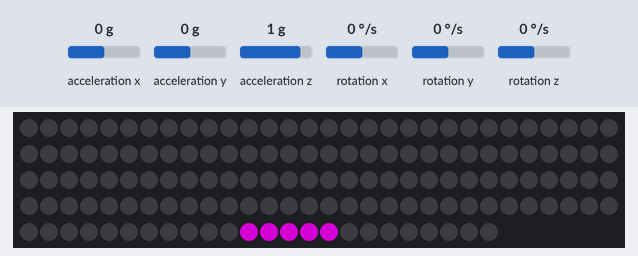
A sketch run on a simulated Arduino Uno, built with avr-gcc and run on an emulated ATmega328P. On the bench: 144 RGB LEDs in strip order, left to right, continuing on the next row. Inputs (shaded band) come from the test bench; at power-on: acceleration x 0 g, acceleration y 0 g, acceleration z 1 g, rotation x 0 °/s, rotation y 0 °/s, rotation z 0 °/s. Dim RGB values are drawn brighter than linear; what the sketch prints to the serial monitor is not drawn.

Above: at 2.1 s.

The sketch:

project_LED_GYRO.ino
```cpp
//loads libarys of neopixel and gyro
#include <Adafruit_NeoPixel.h>
#include "Wire.h"
#include <MPU6050_light.h>

MPU6050 mpu(Wire);
//pin for led strip
#define PIN        5

// How many NeoPixels are attached to the Arduino?
#define NUMPIXELS 144
//initialises led strip passing the amount of leds what pin it uses and the type of led strip in this case grbw
Adafruit_NeoPixel pixels(NUMPIXELS, PIN, NEO_GRBW + NEO_KHZ800);

#define DELAYVAL 100 // Time (in milliseconds) to pause between pixels
int strip[144];
int pattern[] = {1,2,3,4,3,1,2,4,2,1,3,4,1,4,1,1,1,1,1,1,1};
int count;
int buffer;
int timer;
int flag;
bool score = false;
void setup() {
  pixels.begin(); // INITIALIZE NeoPixel strip object (REQUIRED)
  Serial.begin(9600);
  byte status = mpu.begin();
  Serial.print(F("MPU6050 status: "));
  Serial.println(status);
  while(status!=0){ } // stop everything if could not connect to MPU6050

  Serial.println(F("Calculating offsets, do not move MPU6050"));
  delay(1000);
  // mpu.upsideDownMounting = true; // uncomment this line if the MPU6050 is mounted upside-down
  mpu.calcOffsets(); // gyro and accelero
  Serial.println("Done!\n");
}

void loop() {
  pixels.clear(); // Set all pixel colors to 'off'
  mpu.update(); //update gyro
  if(timer>10){ //activates every 10 loops
  timer = 0;
  //sets buffer to next pattern values
  buffer = pattern[count];
  count++;
  //loops count once reached end of pattern array
  if (count == sizeof(pattern) / sizeof(pattern[0]))
  {
    count = 0;
  }
  }
  else{
    //increases loop count
    timer++;
  }

  // The first NeoPixel in a strand is #0, second is 1, all the way up
  // to the count of pixels minus one.
  //loops down the led strip moving each strip values one down
  for(int x=143; x>=0; x--){
    //checks if at the end of strip
    if(x != 0)
    { //if not passes down colour
      strip[x] = strip[x-1];
    }
    else
    { //if at the end checks if buffer has been given a value
      if(buffer == 0)
      { //if not leaves the postion blank
        strip[x] = 0;
      }
      else
      { //if it does loads the buffer values into the strip pulsing a new colour
        strip[x] = buffer;
        //resets buffer to wait for next value given
        buffer = 0;
      }

    }

  }
  //moves through the led strip
  for(int i=0; i<NUMPIXELS; i++) { // For each pixel...
    //checks if a action values has been given and changes the colour accordingly
    switch (strip[i]) {
    case 1:
    pixels.setPixelColor(i, pixels.Color(255, 15, 15, 0));
    break;
    case 2:
    pixels.setPixelColor(i, pixels.Color(0, 255, 255, 0));
    break;
    case 3:
    pixels.setPixelColor(i, pixels.Color(70, 255, 5, 0));
    break;
    case 4:
    pixels.setPixelColor(i, pixels.Color(255, 165, 0, 0));
    break;
    //leaves blank if empty
    case 0:
    pixels.setPixelColor(i, pixels.Color(0, 0, 0, 0));
    break;
    }
    // pixels.Color() takes RGBW values, from 0,0,0,0 up to 255,255,255,255


    //pixels.setPixelColor(i, pixels.Color(0, 0, 0, 0));

  }
  //sets the area where an action can be played to another colour
  for(int i=0; i<5; i++) { // For each pixel...
  //doesnt overwite an action colour
  if(strip[135-i] == 0){
    pixels.setPixelColor(135-i, pixels.Color(128, 0, 128, 0));
  }
  else
  {
    //sets flag to know what action is in the action area
    flag = strip[135-i];
  }
  }
  pixels.show();   // Send the updated pixel colors to the hardware.
  //tests if an action is in the action area
  if (flag != 0 )
  {
    //test what action is looked for
    switch (flag) {
      //test if the user has played the action at the given time
    case 1:
    //pink up
    if(mpu.getAngleX()>20)
    {
      Serial.print("score");
      flag = 0;
      score = true;
    }
    break;
    case 2:
    //cyan down
    if(mpu.getAngleX()< - 20)
    {
      Serial.print("score");
      flag = 0;
      score = true;
    }
    break;
    case 3:
    //green left
    if(mpu.getAngleY()<-30)
    {
      Serial.print("score");
      flag = 0;
      score = true;
    }
    break;
    //yellow right
    case 4:

    if(mpu.getAngleY()> 30)
    {
      Serial.print("score");
      flag = 0;
      score = true;
    }
    break;
  }
  }
  //gives user feedback on a correct action by changing the colour
  if (score ==true)
  {
    for(int i=0; i<5; i++) { // For each pixel...
    if(strip[135-i] == 0){
    pixels.setPixelColor(135-i, pixels.Color(0, 0, 255, 0));
    }
    }
    pixels.show();
  }
  //resets the score bool for next correct action
  score = false;
  flag = 0;
  Serial.print(mpu.getAngleY());
  Serial.print(mpu.getAngleX());
  Serial.print("\n");
  delay(DELAYVAL); // Pause before next pass through loop

}
```
